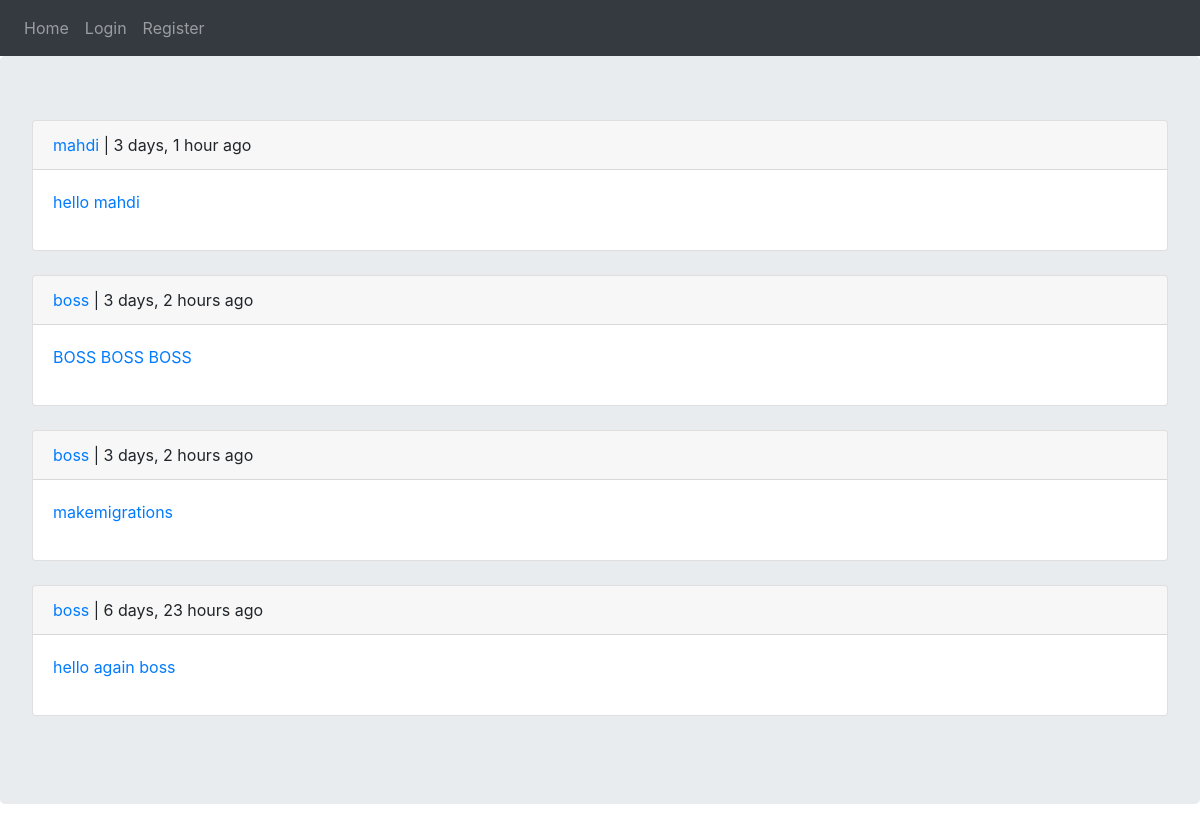
/, run on an earlier commit of the app's database.
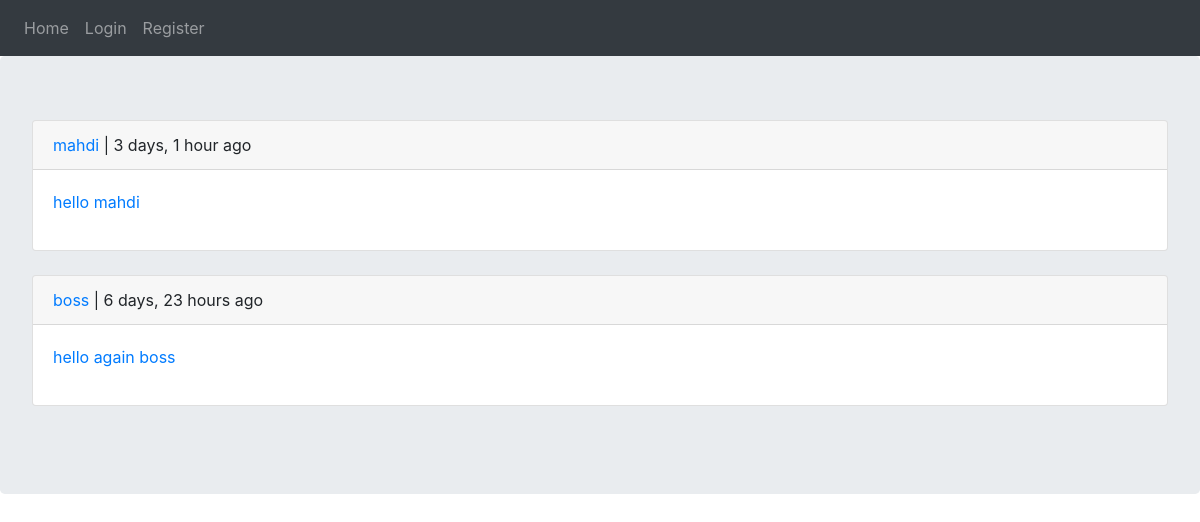
And on a later commit of the database.
### posts/models.py (models this page shows, shortened)
class Post(models.Model):
    user = models.ForeignKey(User, on_delete=models.CASCADE)
    body = models.TextField(max_length=500)
    slug = models.SlugField(max_length=200)
    created = models.DateTimeField(auto_now_add=True)
    def get_absolute_url(self):
        return reverse('posts:post_detail', args=(
            self.created.year,
            self.created.month,
            self.created.day,
            self.slug,
        ))

### posts/views.py (the view)
# urls.py: path('', views.all_posts, name='posts'),
def all_posts(request):
    posts = Post.objects.all().order_by('-created')
    return render(request, 'posts/all_posts.html', {'posts': posts})

### posts/templates/posts/all_posts.html (shortened to what this page needs)
{% extends 'base.html' %}
{% block content %}
    {% for post in posts %}
        <div class="card">
            <p class="card-header">
                <a href="{% url 'account:dashboard' post.user.id %}"> {{ post.user }}</a> | {{ post.created | timesince }} ago
            </p>
            <p class="card-body">
                <a href="{{ post.get_absolute_url }}">{{ post.body | truncatechars:20 }}</a>
            </p>
        </div><br>
    {% endfor %}
{% endblock %}

### templates/base.html (shortened to what this page needs)
<!DOCTYPE html>
<html lang="en">
<head>
    <link rel="stylesheet" href="https://cdn.jsdelivr.net/npm/bootstrap@4.6.0/dist/css/bootstrap.min.css">
</head>
<body>
    {% include "inc/navbar.html"%}
    <div class="jumbotron">
        {% block content %}{% endblock %}
    </div>
</body>
</html>

### templates/inc/navbar.html (shortened to what this page needs)
<nav class="navbar navbar-expand-lg navbar-dark bg-dark">
      <div class="navbar-nav">
        <a class="nav-link" href="{% url 'posts:posts' %}">Home</a>
        {% if request.user.is_authenticated %}
        <a class="nav-link" href="{% url 'account:logout' %}">Logout</a>
        {% else %}
        <a class="nav-link" href="{% url 'account:login' %}">Login</a>
        <a class="nav-link" href="{% url 'account:register' %}">Register</a>
        {% endif %}
      </div>
</nav>

What changed in the data, as far as the page shows it:
removed Post: user "boss", created "3 days, 2 hours", body "BOSS BOSS BOSS"
removed Post: user "boss", created "3 days, 2 hours", body "makemigrations"
